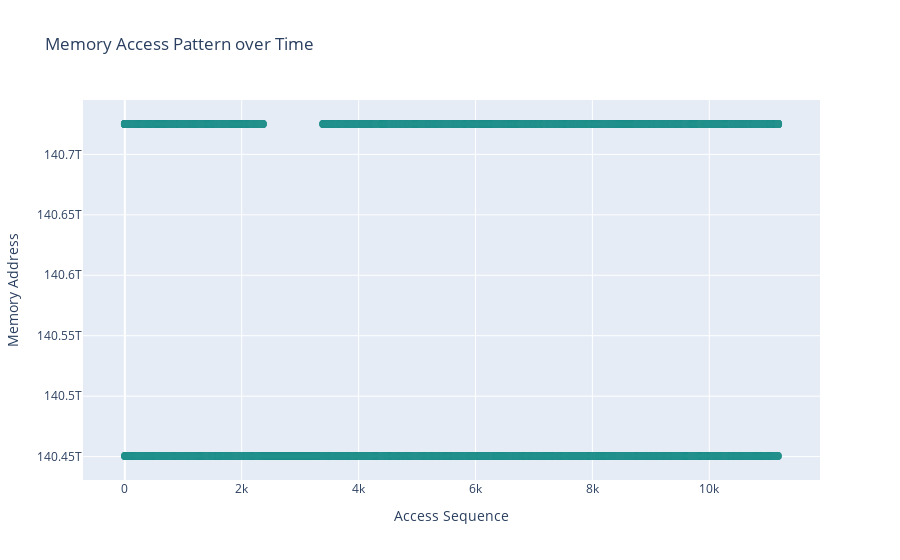

Notebook cell for this chart:
### Code cell
# НЕ ЗАПУСКАТЬ НА БОЛЬШИХ ДАННЫХ

import plotly.graph_objects as go

# Добавляем временную метку (порядковый номер)
df['timestamp'] = range(len(df))
sorted_df = df[df['address'] > 120_000_000_000_000]

fig = go.Figure()
fig.add_trace(go.Scatter(
    x=sorted_df['timestamp'],
    y=sorted_df['address'],
    mode='markers',
    marker=dict(
        size=8,
        color=sorted_df['thread_id'],
        colorscale='Viridis'
    )
))

fig.update_layout(
    title='Memory Access Pattern over Time',
    xaxis_title='Access Sequence',
    yaxis_title='Memory Address'
)
fig.show()

### Figure 1 — Plotly figure (JSON) as saved in the notebook; plotly's stock layout.template omitted (floating-point values rounded to 4 significant figures; data arrays with more than 128 entries replaced by an {"elided": "..."} marker saying what was removed)
{"data": [{"marker": {"color": {"elided": "8911 int values"}, "colorscale": [[0, "#440154"], [0.1111, "#482878"], [0.2222, "#3e4989"], [0.3333, "#31688e"], [0.4444, "#26828e"], [0.5556, "#1f9e89"], [0.6667, "#35b779"], [0.7778, "#6ece58"], [0.8889, "#b5de2b"], [1, "#fde725"]], "size": 8}, "mode": "markers", "type": "scatter", "x": {"elided": "8911 int values"}, "y": {"elided": "8911 int values"}}], "layout": {"title": {"text": "Memory Access Pattern over Time"}, "xaxis": {"title": {"text": "Access Sequence"}}, "yaxis": {"title": {"text": "Memory Address"}}}}
